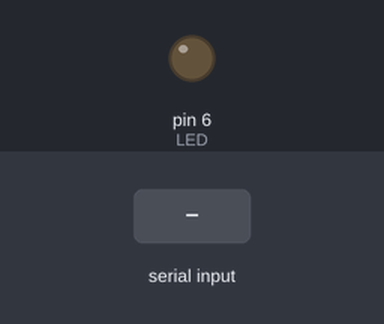
This sketch was run on a simulated Arduino Uno, built with avr-gcc and run on an emulated ATmega328P. On the bench: output pins drawn as LEDs (lit = HIGH). Inputs (shaded band) come from the test bench.

Above: at 1.2 s.
1.3 s: byte 30 received over Serial
At 1.6 s:
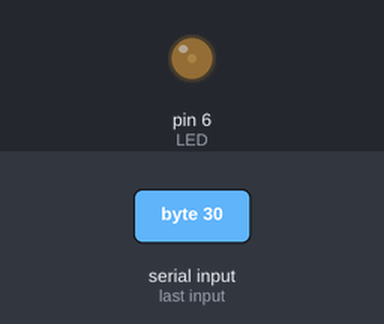
2.8 s: byte 90 received over Serial
At 4.0 s:
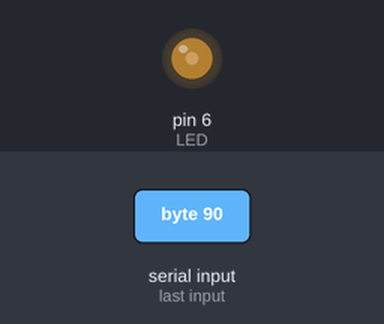
Timing chart, 0 to 5.8 s (numbered marks = the images above; inputs shaded):
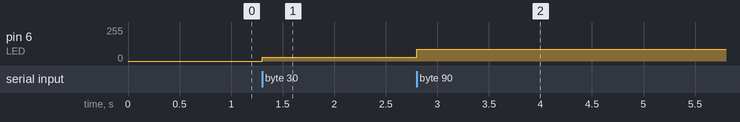

The sketch:

ex10_04_a.ino
```cpp
// 아두이노: 수신값으로 LED 밝기 제어

#define LED 6

void setup() {
  pinMode(LED, OUTPUT);
  Serial.begin(9600);
}

void loop() {
  while (Serial.available()) {
    int value = Serial.read();
    analogWrite(LED, value);
  }
}
```

Measured:
- after the input at 1.3 s, pin 6 (LED): 0/255 → 30/255 at once
- after the input at 2.8 s, pin 6 (LED): 30/255 → 90/255 at once
